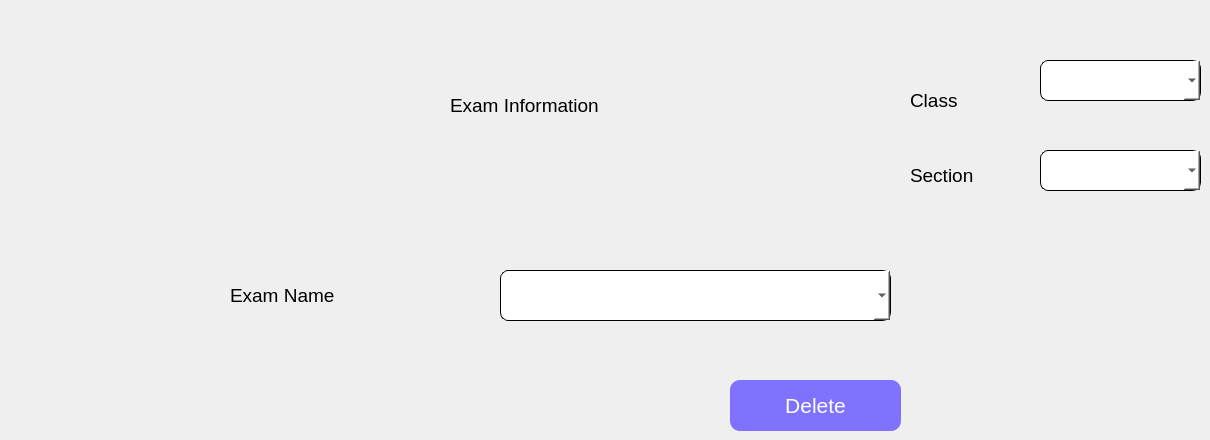
             <widget class="QWidget" name="exam_delete">
              <widget class="QLabel" name="label_180">
               <property name="geometry">
                <rect>
                 <x>230</x>
                 <y>280</y>
                 <width>211</width>
                 <height>31</height>
                </rect>
               </property>
               <property name="font">
                <font>
                 <pointsize>14</pointsize>
                </font>
               </property>
               <property name="text">
                <string>Exam Name</string>
               </property>
              </widget>
              <widget class="QComboBox" name="school_exam_section_cb_2">
               <property name="geometry">
                <rect>
                 <x>1040</x>
                 <y>150</y>
                 <width>161</width>
                 <height>41</height>
                </rect>
               </property>
               <property name="font">
                <font>
                 <pointsize>14</pointsize>
                </font>
               </property>
               <property name="styleSheet">
                <string notr="true">background-color: rgb(255, 255, 255);
border-radius : 8px;
border-color: rgb(0, 0, 0);
border: 1px solid black;
</string>
               </property>
              </widget>
              <widget class="QLabel" name="label_181">
               <property name="geometry">
                <rect>
                 <x>450</x>
                 <y>90</y>
                 <width>221</width>
                 <height>31</height>
                </rect>
               </property>
               <property name="font">
                <font>
                 <pointsize>14</pointsize>
                </font>
               </property>
               <property name="text">
                <string>Exam Information</string>
               </property>
              </widget>
              <widget class="QComboBox" name="exam_name_cb">
               <property name="geometry">
                <rect>
                 <x>500</x>
                 <y>270</y>
                 <width>391</width>
                 <height>51</height>
                </rect>
               </property>
               <property name="font">
                <font>
                 <pointsize>14</pointsize>
                </font>
               </property>
               <property name="styleSheet">
                <string notr="true">background-color: rgb(255, 255, 255);
border-radius : 8px;
border-color: rgb(0, 0, 0);
border: 1px solid black;
</string>
               </property>
              </widget>
              <widget class="QComboBox" name="school_exam_class_cb_2">
               <property name="geometry">
                <rect>
                 <x>1040</x>
                 <y>60</y>
                 <width>161</width>
                 <height>41</height>
                </rect>
               </property>
               <property name="font">
                <font>
                 <pointsize>14</pointsize>
                </font>
               </property>
               <property name="styleSheet">
                <string notr="true">background-color: rgb(255, 255, 255);
border-radius : 8px;
border-color: rgb(0, 0, 0);
border: 1px solid black;
</string>
               </property>
              </widget>
              <widget class="QPushButton" name="exam_delete_btn">
               <property name="enabled">
                <bool>true</bool>
               </property>
               <property name="geometry">
                <rect>
                 <x>730</x>
                 <y>380</y>
                 <width>171</width>
                 <height>51</height>
                </rect>
               </property>
               <property name="font">
                <font>
                 <pointsize>16</pointsize>
                </font>
               </property>
               <property name="styleSheet">
                <string notr="true">background-color: rgb(126, 114, 255);
color: rgb(255, 255, 255);
border-radius : 10;</string>
               </property>
               <property name="text">
                <string>Delete</string>
               </property>
               <property name="icon">
                <iconset>
                 <normaloff>icons/delete.jpg</normaloff>icons/delete.jpg</iconset>
               </property>
               <property name="iconSize">
                <size>
                 <width>30</width>
                 <height>30</height>
                </size>
               </property>
              </widget>
              <widget class="QLabel" name="label_182">
               <property name="geometry">
                <rect>
                 <x>910</x>
                 <y>90</y>
                 <width>111</width>
                 <height>21</height>
                </rect>
               </property>
               <property name="font">
                <font>
                 <pointsize>14</pointsize>
                </font>
               </property>
               <property name="text">
                <string>Class</string>
               </property>
              </widget>
              <widget class="QLabel" name="label_183">
               <property name="geometry">
                <rect>
                 <x>910</x>
                 <y>160</y>
                 <width>111</width>
                 <height>31</height>
                </rect>
               </property>
               <property name="font">
                <font>
                 <pointsize>14</pointsize>
                </font>
               </property>
               <property name="text">
                <string>Section</string>
               </property>
              </widget>
             </widget>
